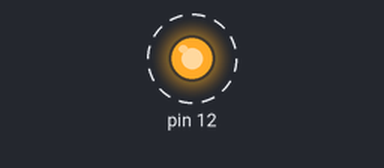
The sketch below on a simulated Arduino Uno, built with avr-gcc and run on an emulated ATmega328P. Shown: output pins drawn as LEDs (lit = HIGH). Dashed ring = blinking.

Above: at 0.4 s.
Timing chart, 0 to 3.0 s (numbered marks = the images above):
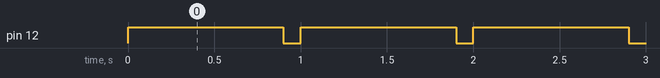

The sketch:

HelloLed.ino
```cpp
void setup() {
  // put your setup code here, to run once:
  // Define pin 12 as output
  pinMode(12, OUTPUT);
}

void loop() {
  // put your main code here, to run repeatedly:
  digitalWrite(12, HIGH);
  delay(900);
  digitalWrite(12, LOW);
  delay(100);
}
```

Measured:
- by itself, pin 12: alternates HIGH for 0.90 s and LOW for 0.10 s
